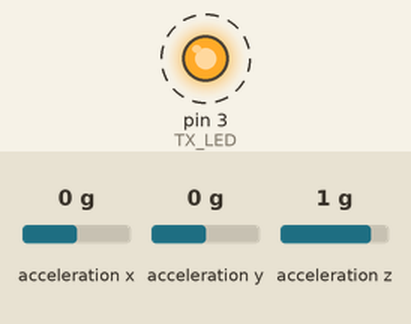
Simulated run of this program. Board: Arduino Nano, built with avr-gcc and run on an emulated ATmega328P. On the bench: output pins drawn as LEDs (lit = HIGH). Dashed ring = blinking. Inputs (shaded band) come from the test bench; at power-on: acceleration x 0 g, acceleration y 0 g, acceleration z 1 g. No radio packets arrive unless stated; what the program prints to the serial monitor is not drawn.

Above: at 0.06 s.
Timing chart, 0 to 3.0 s (numbered marks = the images above):
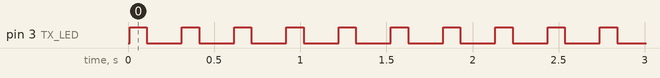

The program:

main.cpp
```cpp
#include <Arduino.h>

// #include <SPI.h>
// #include <nRF24L01.h>
// #include <RF24.h>

// #define CE_PIN 26
// #define CSN_PIN 27

// RF24 radio(CE_PIN, CSN_PIN);
// const byte address[6] = "00001"; // Address for communication

// void setup() {
//   Serial.begin(115200);
//   radio.begin();
//   radio.openReadingPipe(0, address);
//   radio.setPALevel(RF24_PA_LOW);
//   radio.startListening(); // Set as receiver
//   Serial.println("Listening for messages...");
// }

// void loop() {
//   if (radio.available()) {
//     char text[32] = {0};
//     radio.read(&text, sizeof(text)); // Receive data
//     Serial.print("Received message: ");
//     Serial.println(text);
//   }
// }


// #include <SPI.h>
// #include <nRF24L01.h>
// #include <RF24.h>
// #include <Wire.h>
// #include <Adafruit_ADXL345_U.h> // Include the ADXL345 library

// #define CE_PIN 9
// #define CSN_PIN 10

// // Hardware configuration
// RF24 radio(CE_PIN, CSN_PIN); // Set up nRF24L01 radio on SPI bus plus pins 9 & 10
// Adafruit_ADXL345_Unified accel = Adafruit_ADXL345_Unified(12345);

// #define TX_LED 3

// const byte Address[6] = "00001";
// int Pot_Val_Y = 0, Pot_Val_X = 0, Up_key = 0, Dn_key = 0, Left_key = 0, Right_key = 0;
// unsigned char Tx_command = 0, Speed_index = 0;
// unsigned char Tx_Array[2];

// void setup() {
//   Serial.begin(115200);
//   pinMode(TX_LED, OUTPUT);

//   // Initialize RF24 module
//   if (!radio.begin()) {
//     Serial.println("NRF24L01 initialization failed");
//     while (1);
//   }
//   radio.openWritingPipe(Address);
//   radio.setPALevel(RF24_PA_MAX);
//   radio.stopListening();

//   // Send initial command to ensure setup
//   radio.write(&Tx_command, sizeof(Tx_command));

//   // Initialize the ADXL345
//   if (!accel.begin()) {
//     Serial.println("ADXL345 connection failed");
//     while (1);
//   }
//   Serial.println("ADXL345 connected");

//   Tx_Array[0] = 0;
//   Tx_Array[1] = 0;
// }

// void loop() {
//   // Fetch accelerometer data
//   sensors_event_t event;
//   accel.getEvent(&event);

//   float ax = event.acceleration.x;
//   float ay = event.acceleration.y;
//   float az = event.acceleration.z;

//   // Determine direction and speed based on accelerometer values
//   if ((ay <= -4.0) || (ay >= 4.0)) {
//     if ((ax >= -4.0) || (ax <= 4.0)) {
//       if (ay <= -4.0) {
//         Tx_command = 1; // Forward
//         Speed_index = ((ay + 4.0) / -2.0) + 1;
//         if (Speed_index > 5) Speed_index = 5;
//       } else if (ay >= 4.0) {
//         Tx_command = 2; // Backward
//         Speed_index = ((ay - 4.0) / 2.0) + 1;
//         if (Speed_index > 5) Speed_index = 5;
//       }
//     } else {
//       Tx_command = 0;
//       Speed_index = 0;
//     }
//   } else if ((ax <= -4.0) || (ax >= 4.0)) {
//     if ((ay >= -4.0) || (ay <= 4.0)) {
//       if (ax <= -4.0) {
//         Tx_command = 4; // Right
//         Speed_index = ((ax + 4.0) / -2.0) + 1;
//         if (Speed_index > 5) Speed_index = 5;
//       } else if (ax >= 4.0) {
//         Tx_command = 3; // Left
//         Speed_index = ((ax - 4.0) / 2.0) + 1;
//         if (Speed_index > 5) Speed_index = 5;
//       }
//     } else {
//       Tx_command = 0;
//       Speed_index = 0;
//     }
//   } else {
//     Tx_command = 0;
//     Speed_index = 0;
//   }

//   Serial.print("Command: ");
//   Serial.print(Tx_command);
//   Serial.print(" , Speed Index: ");
//   Serial.println(Speed_index);

//   // Transmit data and control LED
//   Tx_Array[0] = Tx_command;
//   Tx_Array[1] = Speed_index;

//   if (radio.write(&Tx_Array, 2)) {
//     digitalWrite(TX_LED, HIGH); // Turn on LED when data is transmitted
//   } else {
//     digitalWrite(TX_LED, LOW); // Turn off LED if transmission fails
//   }

//   delay(100); // Add a small delay to avoid spamming
// }


// #include <SPI.h>
// #include <nRF24L01.h>
// #include <RF24.h>
// #include <Wire.h>
// #include <Adafruit_ADXL345_U.h> // Include the ADXL345 library

// #define CE_PIN 9
// #define CSN_PIN 10

// // Hardware configuration
// RF24 radio(CE_PIN, CSN_PIN); // Set up nRF24L01 radio on SPI bus plus pins 9 & 10
// Adafruit_ADXL345_Unified accel = Adafruit_ADXL345_Unified(12345);

// #define TX_LED 3

// const byte Address[6] = "00001";
// int Pot_Val_Y = 0, Pot_Val_X = 0;
// unsigned char Tx_command = 0, Speed_index = 0;
// unsigned char Tx_Array[2];

// void setup() {
//   Serial.begin(115200);
//   pinMode(TX_LED, OUTPUT);

//   // Initialize RF24 module
//   if (!radio.begin()) {
//     Serial.println("NRF24L01 initialization failed");
//     while (1);
//   }
//   radio.openWritingPipe(Address);
//   radio.setPALevel(RF24_PA_MAX);
//   radio.stopListening();

//   // Send initial command to ensure setup
//   radio.write(&Tx_command, sizeof(Tx_command));

//   // Initialize the ADXL345
//   if (!accel.begin()) {
//     Serial.println("ADXL345 connection failed");
//     while (1);
//   }
//   Serial.println("ADXL345 connected");

//   Tx_Array[0] = 0;
//   Tx_Array[1] = 0;
// }

// void loop() {
//   // Fetch accelerometer data
//   sensors_event_t event;
//   accel.getEvent(&event);

//   float ax = event.acceleration.x;
//   float ay = event.acceleration.y;
//   float az = event.acceleration.z;

//   // Determine direction and speed based on accelerometer values
//   if ((ay <= -4.0) || (ay >= 4.0)) {
//     if ((ax >= -4.0) || (ax <= 4.0)) {
//       if (ay <= -4.0) {
//         Tx_command = 1; // Forward
//         Speed_index = ((ay + 4.0) / -2.0) + 1;
//         if (Speed_index > 5) Speed_index = 5;
//       } else if (ay >= 4.0) {
//         Tx_command = 2; // Backward
//         Speed_index = ((ay - 4.0) / 2.0) + 1;
//         if (Speed_index > 5) Speed_index = 5;
//       }
//     } else {
//       Tx_command = 0;
//       Speed_index = 0;
//     }
//   } else if ((ax <= -4.0) || (ax >= 4.0)) {
//     if ((ay >= -4.0) || (ay <= 4.0)) {
//       if (ax <= -4.0) {
//         Tx_command = 4; // Right
//         Speed_index = ((ax + 4.0) / -2.0) + 1;
//         if (Speed_index > 5) Speed_index = 5;
//       } else if (ax >= 4.0) {
//         Tx_command = 3; // Left
//         Speed_index = ((ax - 4.0) / 2.0) + 1;
//         if (Speed_index > 5) Speed_index = 5;
//       }
//     } else {
//       Tx_command = 0;
//       Speed_index = 0;
//     }
//   } else {
//     Tx_command = 0;
//     Speed_index = 0;
//   }

//   Serial.print("Command: ");
//   Serial.print(Tx_command);
//   Serial.print(" , Speed Index: ");
//   Serial.println(Speed_index);

//   // Transmit data and control LED (blink LED when sending data)
//   Tx_Array[0] = Tx_command;
//   Tx_Array[1] = Speed_index;

//   if (radio.write(&Tx_Array, 2)) {
//     // Blink the LED on successful transmission
//     digitalWrite(TX_LED, HIGH); // Turn on LED when data is being sent
//     delay(100); // LED stays on for 100ms
//     digitalWrite(TX_LED, LOW); // Turn off LED
//     delay(100); // LED stays off for 100ms
//   } else {
//     digitalWrite(TX_LED, LOW); // Turn off LED if transmission fails
//   }

//   delay(100); // Small delay before fetching new accelerometer data
// }


#include <SPI.h>
#include <nRF24L01.h>
#include <RF24.h>
#include <Wire.h>
#include <Adafruit_ADXL345_U.h> // Include the ADXL345 library

#define CE_PIN 9
#define CSN_PIN 10

// Hardware configuration
RF24 radio(CE_PIN, CSN_PIN); // Set up nRF24L01 radio on SPI bus plus pins 9 & 10
Adafruit_ADXL345_Unified accel = Adafruit_ADXL345_Unified(12345);

#define TX_LED 3

const byte Address[6] = "00001";
int Pot_Val_Y = 0, Pot_Val_X = 0;
unsigned char Tx_command = 0, Speed_index = 0;
unsigned char Tx_Array[2];

void setup() {
  Serial.begin(115200);
  pinMode(TX_LED, OUTPUT);

  // Initialize RF24 module
  if (!radio.begin()) {
    Serial.println("NRF24L01 initialization failed");
    while (1);
  }
  radio.openWritingPipe(Address);
  radio.setPALevel(RF24_PA_LOW);
  radio.stopListening();

  // Send initial command to ensure setup
  radio.write(&Tx_command, sizeof(Tx_command));

  // Initialize the ADXL345
  if (!accel.begin()) {
    Serial.println("ADXL345 connection failed");
    while (1);
  }
  Serial.println("ADXL345 connected");

  Tx_Array[0] = 0;
  Tx_Array[1] = 0;
}

void loop() {
  // Fetch accelerometer data
  sensors_event_t event;
  accel.getEvent(&event);

  float ax = event.acceleration.x;
  float ay = event.acceleration.y;
  float az = event.acceleration.z;

  // Determine direction and speed based on accelerometer values
  if ((ay <= -4.0) || (ay >= 4.0)) {
    if ((ax >= -4.0) || (ax <= 4.0)) {
      if (ay <= -4.0) {
        Tx_command = 1; // Forward
        Speed_index = ((ay + 4.0) / -2.0) + 1;
        if (Speed_index > 5) Speed_index = 5;
      } else if (ay >= 4.0) {
        Tx_command = 2; // Backward
        Speed_index = ((ay - 4.0) / 2.0) + 1;
        if (Speed_index > 5) Speed_index = 5;
      }
    } else {
      Tx_command = 0;
      Speed_index = 0;
    }
  } else if ((ax <= -4.0) || (ax >= 4.0)) {
    if ((ay >= -4.0) || (ay <= 4.0)) {
      if (ax <= -4.0) {
        Tx_command = 4; // Right
        Speed_index = ((ax + 4.0) / -2.0) + 1;
        if (Speed_index > 5) Speed_index = 5;
      } else if (ax >= 4.0) {
        Tx_command = 3; // Left
        Speed_index = ((ax - 4.0) / 2.0) + 1;
        if (Speed_index > 5) Speed_index = 5;
      }
    } else {
      Tx_command = 0;
      Speed_index = 0;
    }
  } else {
    Tx_command = 0;
    Speed_index = 0;
  }

  Serial.print("Command: ");
  Serial.print(Tx_command);
  Serial.print(" , Speed Index: ");
  Serial.println(Speed_index);

  // Transmit data and control LED (blink LED when sending data)
  Tx_Array[0] = Tx_command;
  Tx_Array[1] = Speed_index;

  if (radio.write(&Tx_Array, 2)) {
    // Blink the LED on successful transmission
    digitalWrite(TX_LED, HIGH); // Turn on LED when data is being sent
    delay(100); // LED stays on for 100ms
    digitalWrite(TX_LED, LOW); // Turn off LED
    delay(100); // LED stays off for 100ms
    Serial.println("Data sent successfully");
  } else {
    digitalWrite(TX_LED, LOW); // Turn off LED if transmission fails
    Serial.println("Transmission failed");
  }

  delay(100); // Small delay before fetching new accelerometer data
}
```

Measured:
- by itself, pin 3 (TX_LED): alternates HIGH for 0.10 s and LOW for 0.20 s
